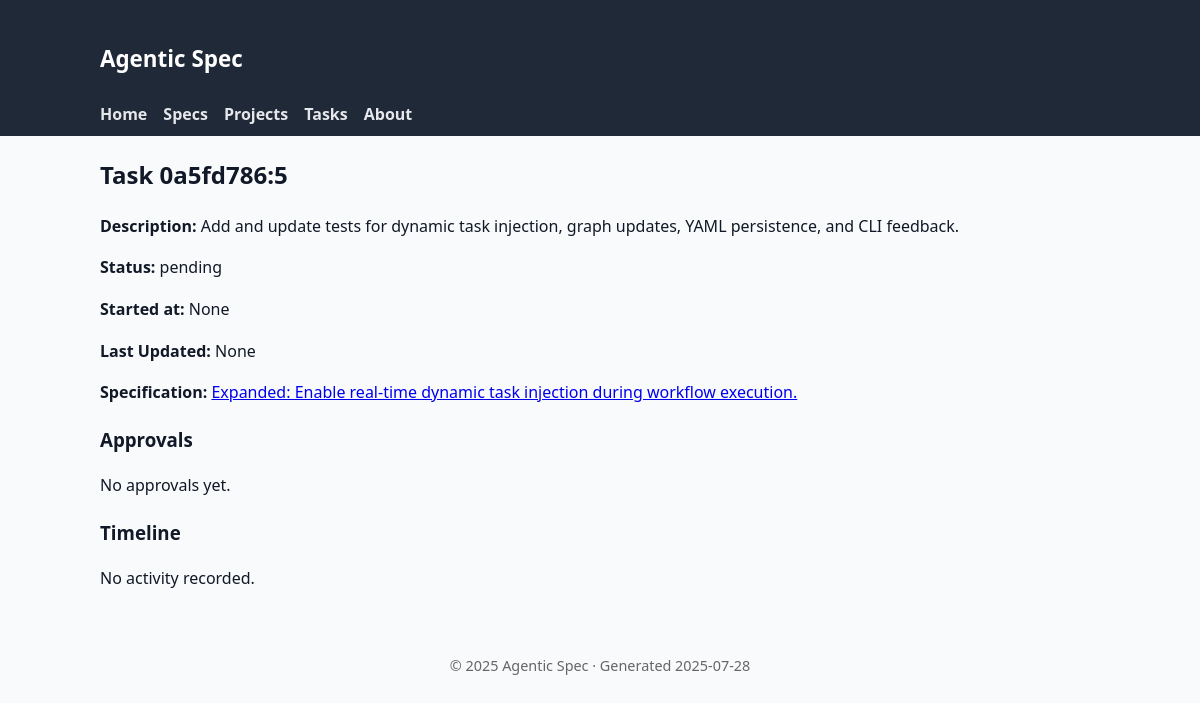
The app's page /tasks/0a5fd786:5, older data.
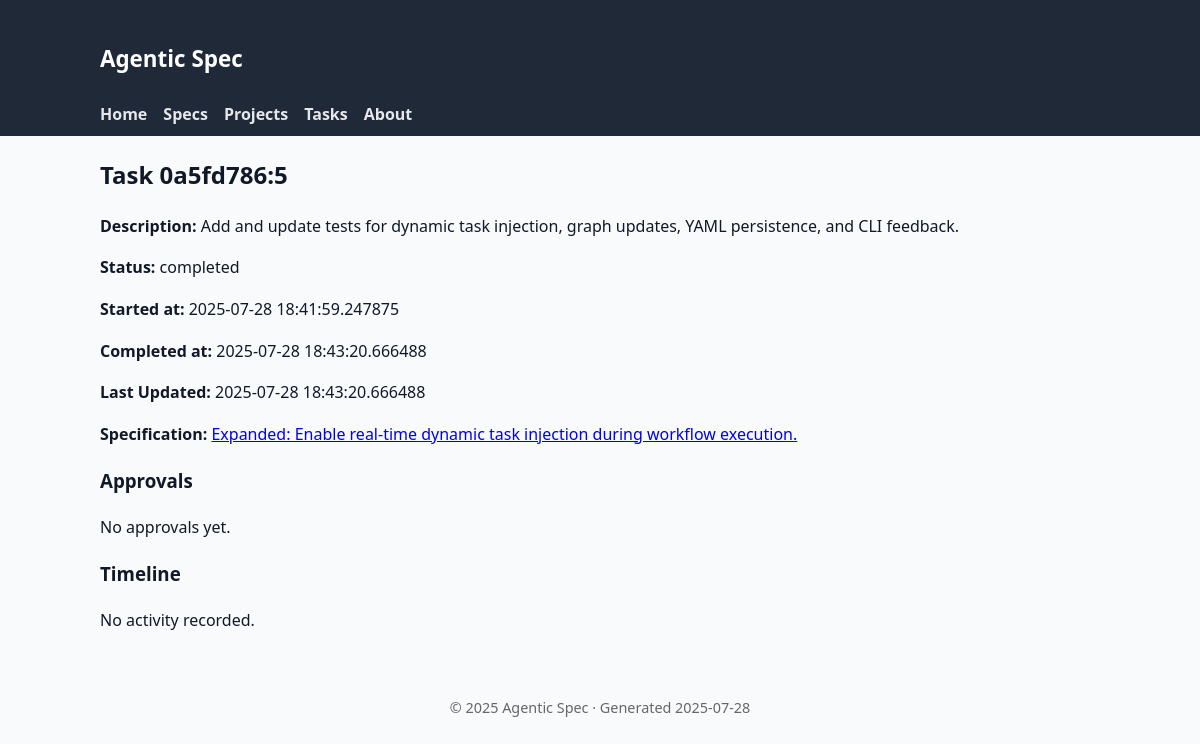
The same page, newer data.
### tables this page shows
CREATE TABLE tasks (
                id TEXT PRIMARY KEY,
                spec_id TEXT NOT NULL,
                step_index INTEGER NOT NULL,
                task TEXT NOT NULL,
                details TEXT NOT NULL,
                files TEXT NOT NULL,
                acceptance TEXT NOT NULL,
                estimated_effort TEXT NOT NULL,
                sub_spec_id TEXT,
                decomposition_hint TEXT,
                status TEXT DEFAULT 'pending',
                started_at TIMESTAMP,
                completed_at TIMESTAMP,
                time_spent_minutes INTEGER,
                completion_notes TEXT,
                blockers TEXT DEFAULT '[]',
                -- Enhanced tracking fields
                is_completed BOOLEAN DEFAULT FALSE,
                assigned_to TEXT DEFAULT 'unassigned',
                priority INTEGER DEFAULT 5,
                last_accessed TIMESTAMP,
                estimated_completion_date TIMESTAMP,
                actual_effort_minutes INTEGER,
                dependencies TEXT DEFAULT '[]',
                -- Lifecycle timestamps
                blocked_at TIMESTAMP,
                unblocked_at TIMESTAMP,
                approved_at TIMESTAMP,
                rejected_at TIMESTAMP,
                FOREIGN KEY (spec_id) REFERENCES specifications (id) ON DELETE CASCADE
            );

### agentic_spec/web_ui.py (the view)
@app.get("/tasks/{task_id}", response_class=HTMLResponse)
async def view_task(request: Request, task_id: str):
    async with await get_db_manager() as manager:
        task = await manager.backend.get_task(task_id)
        if not task:
            raise HTTPException(status_code=404, detail="Task not found")
        approvals = await manager.backend.get_approvals_for_task(task_id)
        work_logs: list[WorkLogDB] = await manager.backend.get_work_logs(
            task_id=task_id,
            limit=100,  # safety cap
        )
        spec = await manager.get_specification(task.spec_id)
        ctx = base_context(request, title=f"Task {task.id}")
        ctx.update(
            {
                "task": task,
                "spec": spec,
                "approvals": approvals,
                "work_logs": work_logs,
            }
        )
        return templates.TemplateResponse("task_detail.html", ctx)

### agentic_spec/web_templates/task_detail.html
{% extends 'base.html' %}
{% block content %}
<h2>Task {{ task.id }}</h2>
<p><strong>Description:</strong> {{ task.task }}</p>
<p><strong>Status:</strong> {{ task.status.value }}</p>
<p><strong>Started at:</strong> {{ task.started_at }}</p>
{% if task.completed_at %}<p><strong>Completed at:</strong> {{ task.completed_at }}</p>{% endif %}
<p><strong>Last Updated:</strong> {{ task.last_accessed or task.completed_at or task.started_at }}</p>
<p><strong>Specification:</strong> <a href="/specs/{{ spec.id }}">{{ spec.title }}</a></p>
<h3>Approvals</h3>
{% if approvals %}
<ul>
  {% for a in approvals %}
  <li>{{ a.level.value }} by {{ a.approved_by }} at {{ a.approved_at }}{% if a.comments %} – {{ a.comments }}{% endif %}</li>
  {% endfor %}
</ul>
{% else %}
<p>No approvals yet.</p>
{% endif %}
<h3>Timeline</h3>
{% if work_logs %}
<ul>
  {% for log in work_logs %}
  <li>{{ log.timestamp }} – {{ log.action }}{% if log.notes %}: {{ log.notes }}{% endif %}</li>
  {% endfor %}
</ul>
{% else %}
<p>No activity recorded.</p>
{% endif %}
{% endblock %}

Row changes from the older to the newer data that the page shows:
changed tasks "0a5fd786:5": status.value "pending" → "completed"
Text that changed along with them:
{{ task.started_at }}: "None" → "2025-07-28 18:41:59.247875"
{{ task.completed_at }}: (not shown) → "2025-07-28 18:43:20.666488"
{{ task.last_accessed or task.completed_at or task.started_at }}: "None" → "2025-07-28 18:43:20.666488"
text now shown: "Completed at:"
